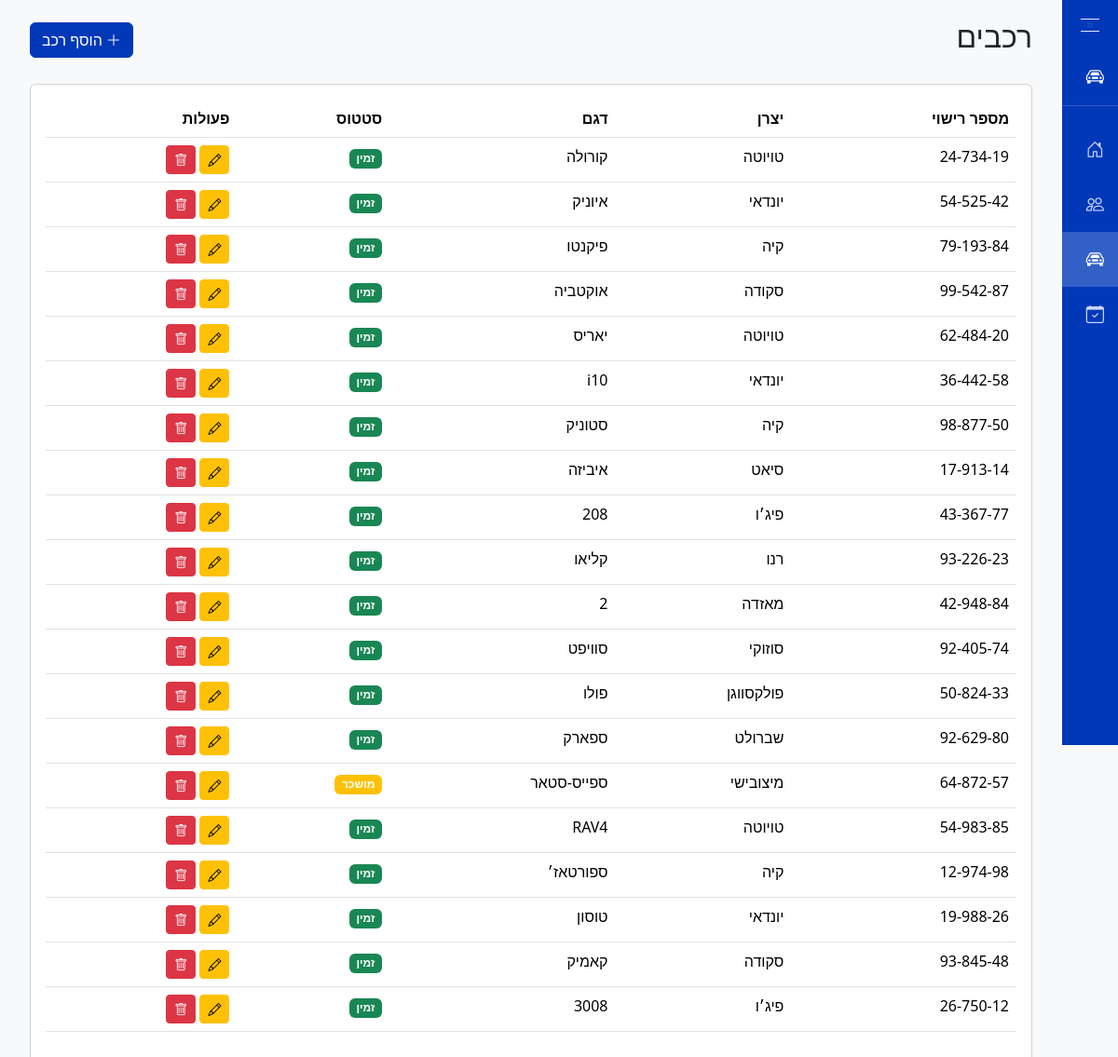
Page /vehicles on the committed database.
### tables this page shows
CREATE TABLE Vehicle (
    licensePlate TEXT PRIMARY KEY,
    brand TEXT NOT NULL,
    model TEXT NOT NULL,
    status TEXT DEFAULT 'available' CHECK (status IN ('available', 'rented'))
);

### app.py (the view)
@app.route('/vehicles')
def vehicles():
    vehicles_list = get_vehicles()
    return render_template('vehicles.html', vehicles=vehicles_list)

### app.py (called while the page is built)
def get_vehicles():
    conn = sqlite3.connect("rental_system.db")
    c = conn.cursor()
    c.execute("SELECT licensePlate, brand, model, status FROM Vehicle")
    vehicles = c.fetchall()
    conn.close()
    return vehicles

### templates/vehicles.html (shortened to what this page needs)
{% extends "layout.html" %}
{% block content %}
<div class="row mb-4">
    <div class="col-12">
        <div class="d-flex justify-content-between align-items-center">
            <h2>רכבים</h2>
            <button type="button" class="btn btn-primary" data-bs-toggle="modal" data-bs-target="#addVehicleModal">
                <i class="bi bi-plus-lg"></i> הוסף רכב
            </button>
        </div>
    </div>
</div>
<div class="row">
    <div class="col-12">
        <div class="card">
            <div class="card-body">
                <div class="table-responsive">
                    <table class="table">
                        <thead>
                            <tr>
                                <th>מספר רישוי</th>
                                <th>יצרן</th>
                                <th>דגם</th>
                                <th>סטטוס</th>
                                <th>פעולות</th>
                            </tr>
                        </thead>
                        <tbody>
                            {% for vehicle in vehicles %}
                            <tr>
                                <td>{{ vehicle[0] }}</td>
                                <td>{{ vehicle[1] }}</td>
                                <td>{{ vehicle[2] }}</td>
                                <td>
                                    <span class="badge {% if vehicle[3] == 'available' %}bg-success{% else %}bg-warning{% endif %}">
                                        {{ 'זמין' if vehicle[3] == 'available' else 'מושכר' }}
                                    </span>
                                </td>
                                <td>
                                    <button class="btn btn-sm btn-warning" onclick="editVehicle('{{ vehicle[0] }}')">
                                        <i class="bi bi-pencil"></i>
                                    </button>
                                    <form action="{{ url_for('delete_vehicle') }}" method="POST" style="display: inline;">
                                        <button type="submit" class="btn btn-sm btn-danger" onclick="return confirm('האם אתה בטוח שברצונך למחוק רכב זה?')">
                                            <i class="bi bi-trash"></i>
                                        </button>
                                    </form>
                                </td>
                            </tr>
                            {% endfor %}
                        </tbody>
                    </table>
                </div>
            </div>
        </div>
    </div>
</div>
{% endblock %}

### templates/layout.html (style rules this page uses)
:root { --israel-blue: #0038B8; }
body { min-height: 100vh; background-color: #f8f9fa; }
.btn-primary { background-color: var(--israel-blue); border-color: var(--israel-blue); }

### rows in the picture
Vehicle: licensePlate "24-734-19", brand "טויוטה", model "קורולה", status "זמין"
Vehicle: licensePlate "54-525-42", brand "יונדאי", model "איוניק", status "זמין"
Vehicle: licensePlate "79-193-84", brand "קיה", model "פיקנטו", status "זמין"
Vehicle: licensePlate "99-542-87", brand "סקודה", model "אוקטביה", status "זמין"
Vehicle: licensePlate "62-484-20", brand "טויוטה", model "יאריס", status "זמין"
Vehicle: licensePlate "36-442-58", brand "יונדאי", model "i10", status "זמין"
Vehicle: licensePlate "98-877-50", brand "קיה", model "סטוניק", status "זמין"
Vehicle: licensePlate "17-913-14", brand "סיאט", model "איביזה", status "זמין"
Vehicle: licensePlate "43-367-77", brand "פיג׳ו", model "208", status "זמין"
Vehicle: licensePlate "93-226-23", brand "רנו", model "קליאו", status "זמין"
Vehicle: licensePlate "42-948-84", brand "מאזדה", model "2", status "זמין"
Vehicle: licensePlate "92-405-74", brand "סוזוקי", model "סוויפט", status "זמין"
Vehicle: licensePlate "50-824-33", brand "פולקסווגן", model "פולו", status "זמין"
Vehicle: licensePlate "92-629-80", brand "שברולט", model "ספארק", status "זמין"
Vehicle: licensePlate "64-872-57", brand "מיצובישי", model "ספייס-סטאר", status "מושכר"
Vehicle: licensePlate "54-983-85", brand "טויוטה", model "RAV4", status "זמין"
Vehicle: licensePlate "12-974-98", brand "קיה", model "ספורטאז׳", status "זמין"
Vehicle: licensePlate "19-988-26", brand "יונדאי", model "טוסון", status "זמין"
Vehicle: licensePlate "93-845-48", brand "סקודה", model "קאמיק", status "זמין"
Vehicle: licensePlate "26-750-12", brand "פיג׳ו", model "3008", status "זמין"
